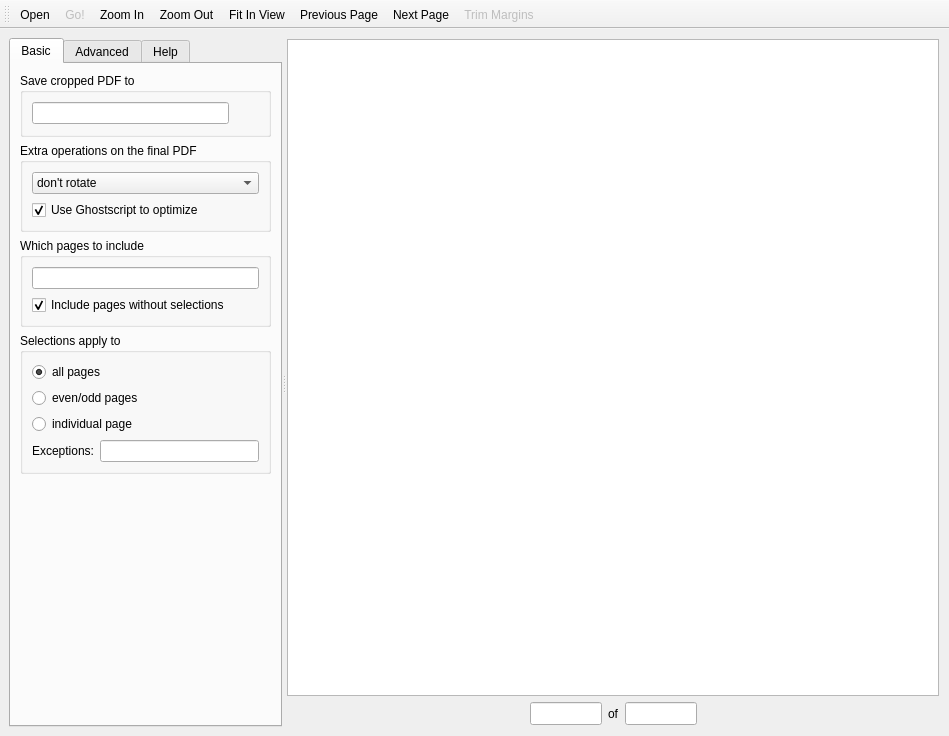
<?xml version="1.0" encoding="UTF-8"?>
<ui version="4.0">
 <class>MainWindow</class>
 <widget class="QMainWindow" name="MainWindow">
  <property name="geometry">
   <rect>
    <x>0</x>
    <y>0</y>
    <width>949</width>
    <height>736</height>
   </rect>
  </property>
  <widget class="QWidget" name="centralwidget">
   <layout class="QVBoxLayout" name="verticalLayout_7">
    <item>
     <widget class="QSplitter" name="splitter">
      <property name="orientation">
       <enum>Qt::Horizontal</enum>
      </property>
      <property name="childrenCollapsible">
       <bool>false</bool>
      </property>
      <widget class="QTabWidget" name="tabWidget">
       <property name="sizePolicy">
        <sizepolicy hsizetype="Preferred" vsizetype="Expanding">
         <horstretch>0</horstretch>
         <verstretch>0</verstretch>
        </sizepolicy>
       </property>
       <property name="currentIndex">
        <number>0</number>
       </property>
       <widget class="QWidget" name="tabBasic">
        <attribute name="title">
         <string>Basic</string>
        </attribute>
        <layout class="QVBoxLayout" name="verticalLayout_4">
         <item>
          <widget class="QGroupBox" name="groupSaveTo">
           <property name="title">
            <string>Save cropped PDF to</string>
           </property>
           <layout class="QGridLayout" name="gridLayout">
            <item row="0" column="0">
             <widget class="QLineEdit" name="editFile">
              <property name="toolTip">
               <string>&lt;p&gt;This is where the cropped PDF will be saved after you choose &lt;i&gt;Go!&lt;/i&gt; in the menu.&lt;/p&gt;</string>
              </property>
             </widget>
            </item>
            <item row="0" column="1">
             <widget class="QToolButton" name="buttonFileSelect">
              <property name="toolTip">
               <string>&lt;p&gt;This is where the cropped PDF will be saved after you choose &lt;i&gt;Go!&lt;/i&gt; in the menu.&lt;/p&gt;</string>
              </property>
              <property name="text">
               <string/>
              </property>
              <property name="autoRaise">
               <bool>true</bool>
              </property>
             </widget>
            </item>
           </layout>
          </widget>
         </item>
         <item>
          <widget class="QGroupBox" name="groupPDFOperations">
           <property name="title">
            <string>Extra operations on the final PDF</string>
           </property>
           <property name="flat">
            <bool>false</bool>
           </property>
           <layout class="QVBoxLayout" name="verticalLayout_8">
            <item>
             <widget class="QComboBox" name="comboRotation">
              <item>
               <property name="text">
                <string>don't rotate</string>
               </property>
              </item>
              <item>
               <property name="text">
                <string>rotate left (90° counterclockwise)</string>
               </property>
              </item>
              <item>
               <property name="text">
                <string>rotate right (90° clockwise)</string>
               </property>
              </item>
              <item>
               <property name="text">
                <string>upside down</string>
               </property>
              </item>
             </widget>
            </item>
            <item>
             <widget class="QCheckBox" name="checkGhostscript">
              <property name="sizePolicy">
               <sizepolicy hsizetype="Minimum" vsizetype="Fixed">
                <horstretch>0</horstretch>
                <verstretch>0</verstretch>
               </sizepolicy>
              </property>
              <property name="toolTip">
               <string>&lt;p&gt;In order to use this option, Ghostscript must be installed and available as &lt;i&gt;gs&lt;/i&gt;. Whether this option actually improves the file size depends on the PDF file.&lt;/p&gt;</string>
              </property>
              <property name="text">
               <string>Use Ghostscript to optimize</string>
              </property>
              <property name="checked">
               <bool>true</bool>
              </property>
             </widget>
            </item>
           </layout>
          </widget>
         </item>
         <item>
          <widget class="QGroupBox" name="groupWhichPages">
           <property name="title">
            <string>Which pages to include</string>
           </property>
           <layout class="QVBoxLayout" name="verticalLayout">
            <item>
             <widget class="QLineEdit" name="editWhichPages">
              <property name="toolTip">
               <string>&lt;p&gt;Which pages to include in the output file.&lt;/p&gt;&lt;p&gt;&lt;i&gt;Eg:&lt;/i&gt; 1-5 for the first 5 pages
&lt;br&gt;&lt;i&gt;Eg:&lt;/i&gt; 2- for all but the first page
&lt;br&gt;&lt;i&gt;Eg:&lt;/i&gt; 1,4-5,7- to omit pages 2,3,6&lt;/p&gt;</string>
              </property>
             </widget>
            </item>
            <item>
             <widget class="QCheckBox" name="checkIncludePagesWithoutSelections">
              <property name="toolTip">
               <string>&lt;p&gt;If checked, pages without selections will be included in the output unchanged. Otherwise, such pages will be removed from the output.&lt;/p&gt;</string>
              </property>
              <property name="text">
               <string>Include pages without selections</string>
              </property>
              <property name="checked">
               <bool>true</bool>
              </property>
             </widget>
            </item>
           </layout>
          </widget>
         </item>
         <item>
          <widget class="QGroupBox" name="groupSelectionMode">
           <property name="toolTip">
            <string>&lt;p&gt;Should all pages be cropped based on the same selections? Maybe you want to treat even and odd pages differently? For full control you can crop each page using individual selections.&lt;/p&gt;</string>
           </property>
           <property name="title">
            <string>Selections apply to</string>
           </property>
           <property name="flat">
            <bool>false</bool>
           </property>
           <layout class="QGridLayout" name="gridLayout_2">
            <item row="0" column="0" colspan="2">
             <widget class="QRadioButton" name="radioSelAll">
              <property name="text">
               <string>all pages</string>
              </property>
              <property name="checked">
               <bool>true</bool>
              </property>
             </widget>
            </item>
            <item row="1" column="0" colspan="2">
             <widget class="QRadioButton" name="radioSelEvenOdd">
              <property name="text">
               <string>even/odd pages</string>
              </property>
             </widget>
            </item>
            <item row="2" column="0" colspan="2">
             <widget class="QRadioButton" name="radioSelIndividual">
              <property name="text">
               <string>individual page</string>
              </property>
             </widget>
            </item>
            <item row="3" column="0">
             <widget class="QLabel" name="labelSelExceptions">
              <property name="toolTip">
               <string>&lt;p&gt;List pages which require individual selections.&lt;/p&gt;</string>
              </property>
              <property name="text">
               <string>Exceptions:</string>
              </property>
             </widget>
            </item>
            <item row="3" column="1">
             <widget class="QLineEdit" name="editSelExceptions">
              <property name="toolTip">
               <string>&lt;p&gt;List pages which require individual selections.&lt;/p&gt;</string>
              </property>
             </widget>
            </item>
           </layout>
          </widget>
         </item>
         <item>
          <spacer name="verticalSpacer_3">
           <property name="orientation">
            <enum>Qt::Vertical</enum>
           </property>
           <property name="sizeHint" stdset="0">
            <size>
             <width>20</width>
             <height>484</height>
            </size>
           </property>
          </spacer>
         </item>
        </layout>
       </widget>
       <widget class="QWidget" name="tabAdvanced">
        <attribute name="title">
         <string>Advanced</string>
        </attribute>
        <layout class="QVBoxLayout" name="verticalLayout_5">
         <item>
          <widget class="QGroupBox" name="groupCurrentSel">
           <property name="enabled">
            <bool>false</bool>
           </property>
           <property name="toolTip">
            <string>&lt;p&gt;Click a selection to make it the current one. You can then set a fixed aspect ratio for this selection here.&lt;/p&gt;</string>
           </property>
           <property name="title">
            <string>Current Selection</string>
           </property>
           <layout class="QGridLayout" name="gridLayout_4">
            <item row="0" column="0" colspan="2">
             <widget class="QComboBox" name="comboSelAspectRatioType">
              <property name="toolTip">
               <string>&lt;p&gt;If your favorite aspect ratio is missing here, you can add it by editing the config file.&lt;/p&gt;</string>
              </property>
              <property name="editable">
               <bool>false</bool>
              </property>
              <property name="sizeAdjustPolicy">
               <enum>QComboBox::AdjustToContentsOnFirstShow</enum>
              </property>
             </widget>
            </item>
            <item row="1" column="1">
             <widget class="QLineEdit" name="editSelAspectRatio"/>
            </item>
            <item row="1" column="0">
             <widget class="QLabel" name="labelSelAspectRatio">
              <property name="text">
               <string>Aspect ratio:</string>
              </property>
             </widget>
            </item>
           </layout>
          </widget>
         </item>
         <item>
          <widget class="QGroupBox" name="groupTrimMargins">
           <property name="toolTip">
            <string>&lt;p&gt;Right-click a selection to automatically trim it.&lt;/p&gt;</string>
           </property>
           <property name="title">
            <string>Settings for trimming margins</string>
           </property>
           <layout class="QGridLayout" name="gridLayout_3">
             <item row="0" column="0" colspan="2">
              <widget class="QCheckBox" name="checkTrimPagesRange">
               <property name="toolTip">
                <string>&lt;p&gt;If selected, only visible pages inside the configured page range will be inspected for auto trimming. Otherwise, only the current page is inspected.&lt;/p&gt;</string>
               </property>
               <property name="text">
                <string>Trim pages range</string>
               </property>
               <property name="checked">
                <bool>false</bool>
                </property>
               </widget>
             </item>
             <item row="1" column="0">
              <widget class="QLabel" name="labelTrimPagesRange">
               <property name="text">
                <string>Pages range:</string>
               </property>
              </widget>
             </item>
             <item row="1" column="1">
              <widget class="QLineEdit" name="editTrimPagesRange">
               <property name="toolTip">
                <string>&lt;p&gt;Page range for trim margins when range mode is enabled.&lt;/p&gt;&lt;p&gt;Format: N-M (one-based, inclusive).&lt;/p&gt;</string>
               </property>
               <property name="text">
                <string>1-1</string>
               </property>
              </widget>
             </item>
             <item row="2" column="0" colspan="2">
              <widget class="Line" name="lineTrimPagesRangeSeparator">
               <property name="orientation">
                <enum>Qt::Horizontal</enum>
               </property>
              </widget>
             </item>
             <item row="3" column="0">
              <widget class="QLabel" name="labelPadding">
               <property name="toolTip">
                <string>&lt;p&gt;How much padding to use when trimming.&lt;/p&gt;&lt;p&gt;&lt;i&gt;Eg:&lt;/i&gt; 2 or 5,2 or 5,2,5,5 (interpreted as in CSS)&lt;/p&gt;</string>
              </property>
              <property name="text">
               <string>Padding:</string>
              </property>
             </widget>
            </item>
             <item row="3" column="1">
              <widget class="QLineEdit" name="editPadding">
               <property name="toolTip">
                <string>&lt;p&gt;How much padding to use when trimming.&lt;/p&gt;&lt;p&gt;&lt;i&gt;Eg:&lt;/i&gt; 2 or 5,2 or 5,2,5,5 (interpreted as in CSS)&lt;/p&gt;</string>
              </property>
              <property name="text">
               <string/>
              </property>
             </widget>
            </item>
             <item row="4" column="0">
              <widget class="QLabel" name="labelGrayscaleSensitivity">
               <property name="enabled">
                <bool>true</bool>
               </property>
               <property name="toolTip">
                <string>&lt;p&gt;Maximum number of grayscale transitions tolerated on each inspected line while auto-trimming margins.&lt;/p&gt;</string>
               </property>
               <property name="text">
                <string>Grayscale sensitivity:</string>
               </property>
              </widget>
            </item>
             <item row="4" column="1">
              <widget class="QLineEdit" name="editGrayscaleSensitivity">
               <property name="enabled">
                <bool>true</bool>
               </property>
               <property name="toolTip">
                <string>&lt;p&gt;Maximum number of grayscale transitions tolerated on each inspected line while auto-trimming margins.&lt;/p&gt;</string>
               </property>
              </widget>
            </item>
             <item row="5" column="0">
              <widget class="QLabel" name="labelSensitivity">
              <property name="enabled">
               <bool>true</bool>
              </property>
              <property name="text">
               <string>Color sensitivity:</string>
              </property>
             </widget>
            </item>
             <item row="5" column="1">
              <widget class="QLineEdit" name="editSensitivity">
              <property name="enabled">
               <bool>true</bool>
              </property>
             </widget>
            </item>
           </layout>
          </widget>
         </item>
         <item>
          <widget class="QGroupBox" name="groupDistribute">
           <property name="toolTip">
            <string>&lt;p&gt;Use this option if you want to break up each selection into pieces that exactly fit a certain aspect ratio. This is useful for displaying files on devices that don't support scrolling well.&lt;/p&gt;</string>
           </property>
           <property name="title">
            <string>Fit screen of device</string>
           </property>
           <layout class="QFormLayout" name="formLayout">
            <property name="fieldGrowthPolicy">
             <enum>QFormLayout::ExpandingFieldsGrow</enum>
            </property>
            <item row="0" column="0" colspan="2">
             <widget class="QComboBox" name="comboDistributeDevice">
              <property name="editable">
               <bool>false</bool>
              </property>
              <property name="sizeAdjustPolicy">
               <enum>QComboBox::AdjustToContentsOnFirstShow</enum>
              </property>
             </widget>
            </item>
            <item row="1" column="0">
             <widget class="QLabel" name="labelDistributeAspectRatio">
              <property name="text">
               <string>Aspect ratio:</string>
              </property>
             </widget>
            </item>
            <item row="1" column="1">
             <widget class="QLineEdit" name="editDistributeAspectRatio"/>
            </item>
            <item row="2" column="0" colspan="2">
             <widget class="QLabel" name="labelDistributeHelp">
              <property name="text">
               <string>&lt;p&gt;&lt;i&gt;Eg:&lt;/i&gt; 600:730 (ratio of width to height)&lt;/p&gt;</string>
              </property>
              <property name="wordWrap">
               <bool>true</bool>
              </property>
             </widget>
            </item>
           </layout>
          </widget>
         </item>
         <item>
          <spacer name="verticalSpacer">
           <property name="orientation">
            <enum>Qt::Vertical</enum>
           </property>
           <property name="sizeHint" stdset="0">
            <size>
             <width>20</width>
             <height>339</height>
            </size>
           </property>
          </spacer>
         </item>
        </layout>
       </widget>
       <widget class="QWidget" name="tabHelp">
        <attribute name="title">
         <string>Help</string>
        </attribute>
        <layout class="QVBoxLayout" name="verticalLayout_3">
         <item>
          <widget class="QLabel" name="labelHelp">
           <property name="sizePolicy">
            <sizepolicy hsizetype="Ignored" vsizetype="Preferred">
             <horstretch>0</horstretch>
             <verstretch>0</verstretch>
            </sizepolicy>
           </property>
           <property name="maximumSize">
            <size>
             <width>16777215</width>
             <height>16777215</height>
            </size>
           </property>
           <property name="baseSize">
            <size>
             <width>0</width>
             <height>0</height>
            </size>
           </property>
           <property name="text">
            <string>&lt;h3&gt;Getting started&lt;/h3&gt;
&lt;p&gt;Using your mouse, create one or more selections on the pdf document. These are the regions that will be included into the cropped file.&lt;/p&gt;
&lt;p&gt;When you are done, click &lt;i&gt;Go!&lt;/i&gt; in the menu to create a cropped version of your document.&lt;/p&gt;
&lt;h3&gt;Hints&lt;/h3&gt;
&lt;p&gt;Right-click the page to create a selection for the full page (or a grid of selections).&lt;/p&gt;
 &lt;p&gt;Right-click a selection to delete it. Or simply press the Delete key.&lt;/p&gt;
 &lt;p&gt;You can choose to create individual selections for each page.&lt;/p&gt;
 &lt;p&gt;You can automatically trim the margins of your selections.&lt;/p&gt;
 &lt;p&gt;Grayscale sensitivity controls how many grayscale transitions are accepted while trimming.&lt;/p&gt;
 &lt;p&gt;Examples and more information can be found at: &lt;a href='https://ogekuri.com/software/pdfframe'&gt;ogekuri.com&lt;/a&gt;&lt;/p&gt;
</string>
           </property>
           <property name="textFormat">
            <enum>Qt::AutoText</enum>
           </property>
           <property name="wordWrap">
            <bool>true</bool>
           </property>
           <property name="openExternalLinks">
            <bool>true</bool>
           </property>
          </widget>
         </item>
         <item>
          <spacer name="verticalSpacer_2">
           <property name="orientation">
            <enum>Qt::Vertical</enum>
           </property>
           <property name="sizeHint" stdset="0">
            <size>
             <width>20</width>
             <height>524</height>
            </size>
           </property>
          </spacer>
         </item>
         <item>
          <widget class="QFrame" name="frameHelpCopyright">
           <property name="frameShape">
            <enum>QFrame::HLine</enum>
           </property>
          </widget>
         </item>
         <item>
          <widget class="QLabel" name="labelHelpCopyright">
           <property name="sizePolicy">
            <sizepolicy hsizetype="Ignored" vsizetype="Preferred">
             <horstretch>0</horstretch>
             <verstretch>0</verstretch>
            </sizepolicy>
           </property>
           <property name="toolTip">
            <string>&lt;p&gt;This program is free software and available to you in the hope that it will be useful; but without any warranty. It is distributed under the terms of the GNU General Public License (GPLv3+). See the accompanying files for more information.&lt;/p&gt;</string>
           </property>
           <property name="text">
            <string>&lt;p&gt;Copyright (C) 2010-2025 ogekuri
&lt;br&gt;&lt;a href='https://ogekuri.com'&gt;https://ogekuri.com&lt;/a&gt;&lt;/p&gt;</string>
           </property>
           <property name="textFormat">
            <enum>Qt::AutoText</enum>
           </property>
           <property name="wordWrap">
            <bool>true</bool>
           </property>
           <property name="openExternalLinks">
            <bool>true</bool>
           </property>
          </widget>
         </item>
        </layout>
       </widget>
      </widget>
      <widget class="QFrame" name="frame">
       <property name="sizePolicy">
        <sizepolicy hsizetype="Expanding" vsizetype="Preferred">
         <horstretch>1</horstretch>
         <verstretch>0</verstretch>
        </sizepolicy>
       </property>
       <property name="frameShape">
        <enum>QFrame::NoFrame</enum>
       </property>
       <property name="frameShadow">
        <enum>QFrame::Raised</enum>
       </property>
       <layout class="QVBoxLayout" name="verticalLayout_2">
        <property name="margin">
         <number>1</number>
        </property>
        <item>
         <widget class="QGraphicsView" name="documentView">
          <property name="contextMenuPolicy">
           <enum>Qt::CustomContextMenu</enum>
          </property>
          <property name="frameShadow">
           <enum>QFrame::Sunken</enum>
          </property>
         </widget>
        </item>
        <item>
         <widget class="QFrame" name="frame_2">
          <property name="frameShape">
           <enum>QFrame::NoFrame</enum>
          </property>
          <property name="frameShadow">
           <enum>QFrame::Raised</enum>
          </property>
          <layout class="QHBoxLayout" name="horizontalLayout_2">
           <property name="margin">
            <number>0</number>
           </property>
           <item>
            <spacer name="horizontalSpacer">
             <property name="orientation">
              <enum>Qt::Horizontal</enum>
             </property>
             <property name="sizeType">
              <enum>QSizePolicy::Expanding</enum>
             </property>
             <property name="sizeHint" stdset="0">
              <size>
               <width>40</width>
               <height>20</height>
              </size>
             </property>
            </spacer>
           </item>
           <item>
            <widget class="QPushButton" name="buttonFirst">
             <property name="minimumSize">
              <size>
               <width>24</width>
               <height>24</height>
              </size>
             </property>
             <property name="maximumSize">
              <size>
               <width>24</width>
               <height>24</height>
              </size>
             </property>
             <property name="focusPolicy">
              <enum>Qt::NoFocus</enum>
             </property>
             <property name="text">
              <string/>
             </property>
             <property name="flat">
              <bool>true</bool>
             </property>
            </widget>
           </item>
           <item>
            <widget class="QPushButton" name="buttonPrevious">
             <property name="minimumSize">
              <size>
               <width>24</width>
               <height>24</height>
              </size>
             </property>
             <property name="maximumSize">
              <size>
               <width>24</width>
               <height>24</height>
              </size>
             </property>
             <property name="focusPolicy">
              <enum>Qt::NoFocus</enum>
             </property>
             <property name="text">
              <string/>
             </property>
             <property name="flat">
              <bool>true</bool>
             </property>
            </widget>
           </item>
           <item>
            <widget class="QLineEdit" name="editCurrentPage">
             <property name="sizePolicy">
              <sizepolicy hsizetype="Fixed" vsizetype="Fixed">
               <horstretch>0</horstretch>
               <verstretch>0</verstretch>
              </sizepolicy>
             </property>
              <property name="minimumSize">
               <size>
                <width>72</width>
                <height>23</height>
               </size>
              </property>
              <property name="maximumSize">
               <size>
                <width>72</width>
                <height>16777215</height>
               </size>
              </property>
             <property name="inputMask">
              <string/>
             </property>
             <property name="alignment">
              <set>Qt::AlignCenter</set>
             </property>
            </widget>
           </item>
           <item>
            <widget class="QLabel" name="label">
             <property name="text">
              <string>of</string>
             </property>
            </widget>
           </item>
           <item>
            <widget class="QLineEdit" name="editMaxPage">
             <property name="enabled">
              <bool>true</bool>
             </property>
             <property name="sizePolicy">
              <sizepolicy hsizetype="Fixed" vsizetype="Fixed">
               <horstretch>0</horstretch>
               <verstretch>0</verstretch>
              </sizepolicy>
             </property>
              <property name="minimumSize">
               <size>
                <width>72</width>
                <height>23</height>
               </size>
              </property>
              <property name="maximumSize">
               <size>
                <width>72</width>
                <height>16777215</height>
               </size>
              </property>
             <property name="autoFillBackground">
              <bool>false</bool>
             </property>
             <property name="inputMask">
              <string/>
             </property>
             <property name="frame">
              <bool>true</bool>
             </property>
             <property name="alignment">
              <set>Qt::AlignCenter</set>
             </property>
             <property name="readOnly">
              <bool>true</bool>
             </property>
            </widget>
           </item>
           <item>
            <widget class="QPushButton" name="buttonNext">
             <property name="minimumSize">
              <size>
               <width>24</width>
               <height>24</height>
              </size>
             </property>
             <property name="maximumSize">
              <size>
               <width>24</width>
               <height>24</height>
              </size>
             </property>
             <property name="focusPolicy">
              <enum>Qt::NoFocus</enum>
             </property>
             <property name="text">
              <string/>
             </property>
             <property name="flat">
              <bool>true</bool>
             </property>
            </widget>
           </item>
           <item>
            <widget class="QPushButton" name="buttonLast">
             <property name="minimumSize">
              <size>
               <width>24</width>
               <height>24</height>
              </size>
             </property>
             <property name="maximumSize">
              <size>
               <width>24</width>
               <height>24</height>
              </size>
             </property>
             <property name="focusPolicy">
              <enum>Qt::NoFocus</enum>
             </property>
             <property name="text">
              <string/>
             </property>
             <property name="flat">
              <bool>true</bool>
             </property>
            </widget>
           </item>
           <item>
            <spacer name="horizontalSpacer2">
             <property name="orientation">
              <enum>Qt::Horizontal</enum>
             </property>
             <property name="sizeType">
              <enum>QSizePolicy::Expanding</enum>
             </property>
             <property name="sizeHint" stdset="0">
              <size>
               <width>40</width>
               <height>20</height>
              </size>
             </property>
            </spacer>
           </item>
          </layout>
         </widget>
        </item>
       </layout>
      </widget>
     </widget>
    </item>
   </layout>
  </widget>
  <widget class="QMenuBar" name="menubar">
   <property name="geometry">
    <rect>
     <x>0</x>
     <y>0</y>
     <width>949</width>
     <height>21</height>
    </rect>
   </property>
  </widget>
  <widget class="QToolBar" name="toolBar">
   <property name="contextMenuPolicy">
    <enum>Qt::ActionsContextMenu</enum>
   </property>
   <property name="windowTitle">
    <string>toolBar</string>
   </property>
   <property name="movable">
    <bool>true</bool>
   </property>
   <property name="toolButtonStyle">
    <enum>Qt::ToolButtonFollowStyle</enum>
   </property>
   <property name="floatable">
    <bool>false</bool>
   </property>
   <attribute name="toolBarArea">
    <enum>TopToolBarArea</enum>
   </attribute>
   <attribute name="toolBarBreak">
    <bool>false</bool>
   </attribute>
   <addaction name="actionOpenFile"/>
   <addaction name="actionPdfFrame"/>
   <addaction name="actionZoomIn"/>
   <addaction name="actionZoomOut"/>
   <addaction name="actionFitInView"/>
   <addaction name="actionPreviousPage"/>
   <addaction name="actionNextPage"/>
   <addaction name="actionTrimMarginsAll"/>
  </widget>
  <action name="actionZoomIn">
   <property name="text">
    <string>Zoom In</string>
   </property>
   <property name="shortcut">
    <string>Ctrl+=</string>
   </property>
  </action>
  <action name="actionZoomOut">
   <property name="text">
    <string>Zoom Out</string>
   </property>
   <property name="shortcut">
    <string>Ctrl+-</string>
   </property>
  </action>
  <action name="actionPreviousPage">
   <property name="text">
    <string>Previous Page</string>
   </property>
   <property name="shortcut">
    <string>PgUp</string>
   </property>
  </action>
  <action name="actionNextPage">
   <property name="text">
    <string>Next Page</string>
   </property>
   <property name="shortcut">
    <string>PgDown</string>
   </property>
  </action>
  <action name="actionOpenFile">
   <property name="text">
    <string>Open</string>
   </property>
   <property name="shortcut">
    <string>Ctrl+O</string>
   </property>
  </action>
  <action name="actionFitInView">
   <property name="checkable">
    <bool>true</bool>
   </property>
   <property name="text">
    <string>Fit In View</string>
   </property>
  </action>
  <action name="actionPdfFrame">
   <property name="enabled">
    <bool>false</bool>
   </property>
   <property name="text">
    <string>Go!</string>
   </property>
  </action>
  <action name="actionDeleteSelection">
   <property name="text">
    <string>Delete Selection</string>
   </property>
   <property name="shortcut">
    <string>Del</string>
   </property>
  </action>
  <action name="actionFirstPage">
   <property name="text">
    <string>First Page</string>
   </property>
   <property name="shortcut">
    <string>Home</string>
   </property>
  </action>
  <action name="actionLastPage">
   <property name="text">
    <string>Last Page</string>
   </property>
   <property name="shortcut">
    <string>End</string>
   </property>
  </action>
  <action name="actionTrimMargins">
   <property name="text">
    <string>Trim Margins</string>
   </property>
  </action>
  <action name="actionSelectFile">
   <property name="text">
    <string>Select File</string>
   </property>
  </action>
  <action name="actionTrimMarginsAll">
   <property name="enabled">
    <bool>false</bool>
   </property>
   <property name="text">
    <string>Trim Margins</string>
   </property>
   <property name="toolTip">
    <string>Trim Margins</string>
   </property>
   <property name="shortcut">
    <string>Ctrl+T</string>
   </property>
  </action>
  <action name="actionNewSelection">
   <property name="text">
    <string>New Selection</string>
   </property>
   <property name="toolTip">
    <string>New Selection</string>
   </property>
   <property name="shortcut">
    <string>Ins</string>
   </property>
  </action>
  <action name="actionNewSelectionGrid">
   <property name="text">
    <string>New Selection Grid...</string>
   </property>
   <property name="toolTip">
    <string>New Selection Grid...</string>
   </property>
   <property name="shortcut">
    <string>Shift+Ins</string>
   </property>
  </action>
 </widget>
 <resources/>
 <connections>
  <connection>
   <sender>buttonPrevious</sender>
   <signal>clicked()</signal>
   <receiver>actionPreviousPage</receiver>
   <slot>trigger()</slot>
   <hints>
    <hint type="sourcelabel">
     <x>548</x>
     <y>623</y>
    </hint>
    <hint type="destinationlabel">
     <x>-1</x>
     <y>-1</y>
    </hint>
   </hints>
  </connection>
  <connection>
   <sender>buttonNext</sender>
   <signal>clicked()</signal>
   <receiver>actionNextPage</receiver>
   <slot>trigger()</slot>
   <hints>
    <hint type="sourcelabel">
     <x>750</x>
     <y>623</y>
    </hint>
    <hint type="destinationlabel">
     <x>-1</x>
     <y>-1</y>
    </hint>
   </hints>
  </connection>
  <connection>
   <sender>buttonFirst</sender>
   <signal>clicked()</signal>
   <receiver>actionFirstPage</receiver>
   <slot>trigger()</slot>
   <hints>
    <hint type="sourcelabel">
     <x>535</x>
     <y>673</y>
    </hint>
    <hint type="destinationlabel">
     <x>-1</x>
     <y>-1</y>
    </hint>
   </hints>
  </connection>
  <connection>
   <sender>buttonLast</sender>
   <signal>clicked()</signal>
   <receiver>actionLastPage</receiver>
   <slot>trigger()</slot>
   <hints>
    <hint type="sourcelabel">
     <x>724</x>
     <y>673</y>
    </hint>
    <hint type="destinationlabel">
     <x>-1</x>
     <y>-1</y>
    </hint>
   </hints>
  </connection>
  <connection>
   <sender>buttonFileSelect</sender>
   <signal>clicked()</signal>
   <receiver>actionSelectFile</receiver>
   <slot>trigger()</slot>
   <hints>
    <hint type="sourcelabel">
     <x>281</x>
     <y>120</y>
    </hint>
    <hint type="destinationlabel">
     <x>-1</x>
     <y>-1</y>
    </hint>
   </hints>
  </connection>
 </connections>
</ui>
